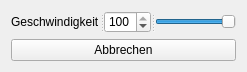
<?xml version="1.0" encoding="UTF-8"?>
<ui version="4.0">
 <class>ControlWidget</class>
 <widget class="QWidget" name="ControlWidget">
  <property name="geometry">
   <rect>
    <x>0</x>
    <y>0</y>
    <width>247</width>
    <height>72</height>
   </rect>
  </property>
  <property name="minimumSize">
   <size>
    <width>247</width>
    <height>5</height>
   </size>
  </property>
  <property name="windowTitle">
   <string>Control</string>
  </property>
  <layout class="QGridLayout" name="gridLayout">
   <item row="0" column="0">
    <widget class="QSplitter" name="splitter">
     <property name="orientation">
      <enum>Qt::Horizontal</enum>
     </property>
     <widget class="QLabel" name="label_Speed">
      <property name="text">
       <string>Geschwindigkeit</string>
      </property>
      <property name="buddy">
       <cstring>spinBox_Speed</cstring>
      </property>
     </widget>
     <widget class="QSpinBox" name="spinBox_Speed">
      <property name="maximum">
       <number>100</number>
      </property>
      <property name="value">
       <number>100</number>
      </property>
     </widget>
     <widget class="QSlider" name="horizontalSlider_Speed">
      <property name="maximum">
       <number>100</number>
      </property>
      <property name="sliderPosition">
       <number>100</number>
      </property>
      <property name="orientation">
       <enum>Qt::Horizontal</enum>
      </property>
     </widget>
    </widget>
   </item>
   <item row="1" column="0">
    <widget class="QPushButton" name="pushButton_Quit">
     <property name="text">
      <string>Abbrechen</string>
     </property>
    </widget>
   </item>
  </layout>
 </widget>
 <resources/>
 <connections>
  <connection>
   <sender>spinBox_Speed</sender>
   <signal>valueChanged(int)</signal>
   <receiver>horizontalSlider_Speed</receiver>
   <slot>setValue(int)</slot>
   <hints>
    <hint type="sourcelabel">
     <x>164</x>
     <y>81</y>
    </hint>
    <hint type="destinationlabel">
     <x>261</x>
     <y>80</y>
    </hint>
   </hints>
  </connection>
  <connection>
   <sender>horizontalSlider_Speed</sender>
   <signal>valueChanged(int)</signal>
   <receiver>spinBox_Speed</receiver>
   <slot>setValue(int)</slot>
   <hints>
    <hint type="sourcelabel">
     <x>324</x>
     <y>78</y>
    </hint>
    <hint type="destinationlabel">
     <x>170</x>
     <y>80</y>
    </hint>
   </hints>
  </connection>
  <connection>
   <sender>pushButton_Quit</sender>
   <signal>clicked()</signal>
   <receiver>ControlWidget</receiver>
   <slot>close()</slot>
   <hints>
    <hint type="sourcelabel">
     <x>184</x>
     <y>444</y>
    </hint>
    <hint type="destinationlabel">
     <x>272</x>
     <y>206</y>
    </hint>
   </hints>
  </connection>
 </connections>
</ui>
